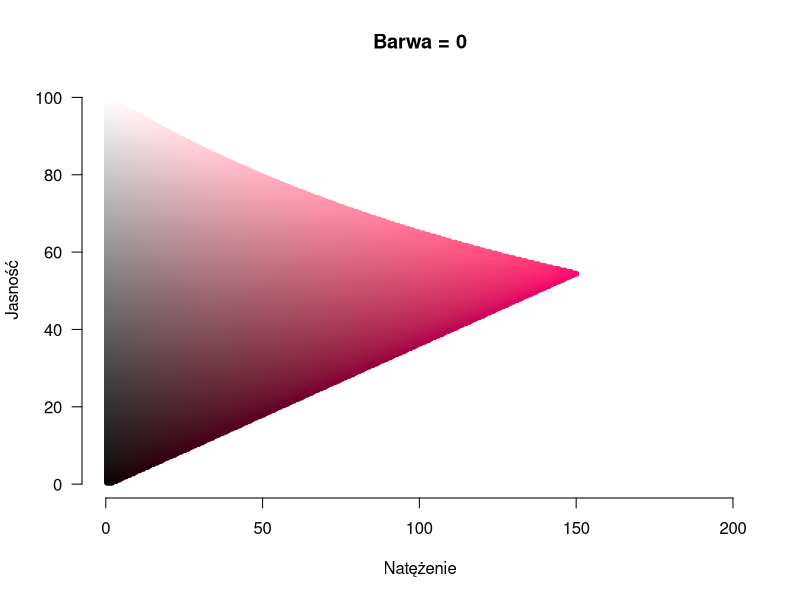
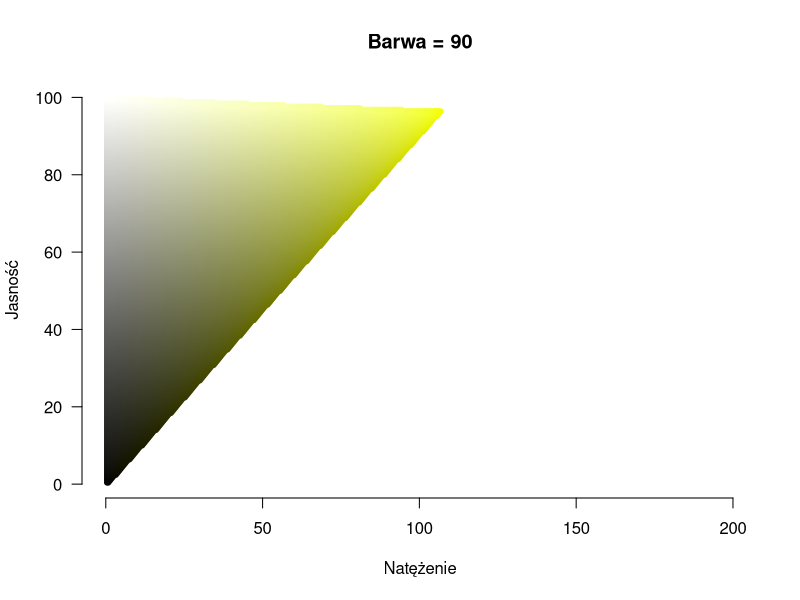
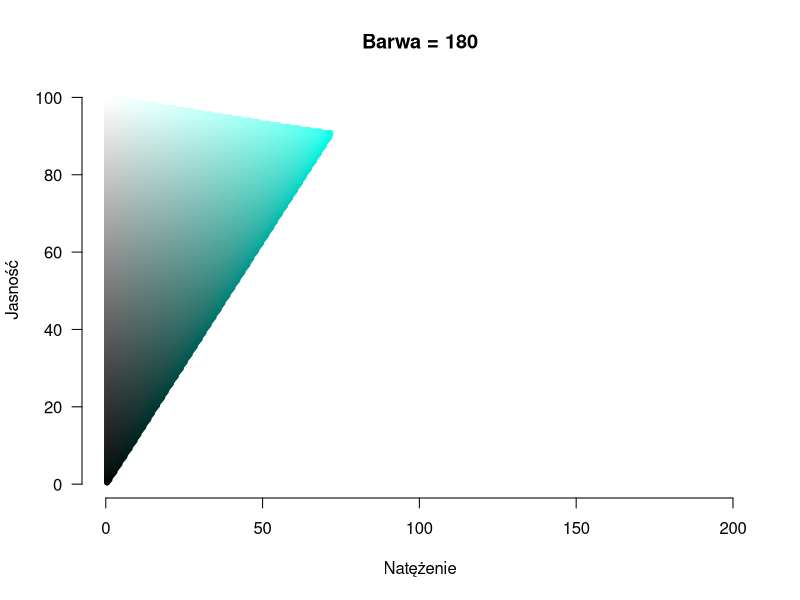
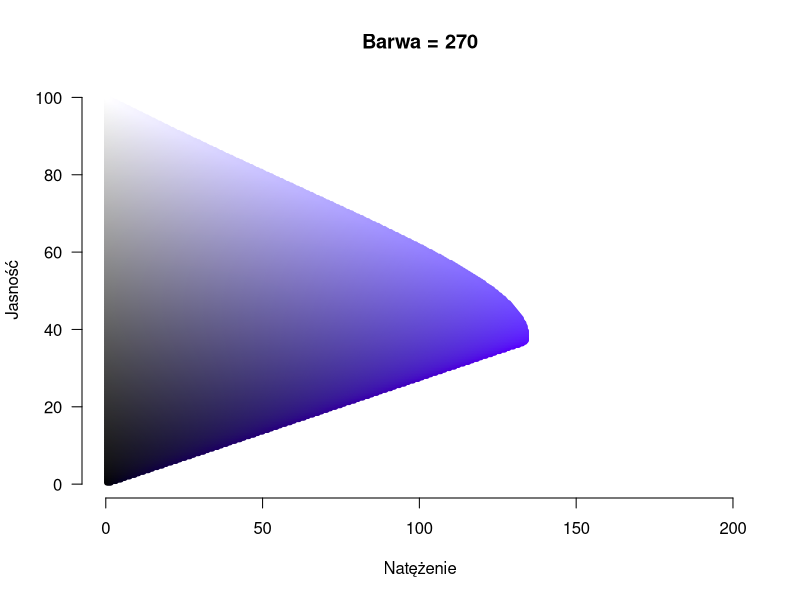
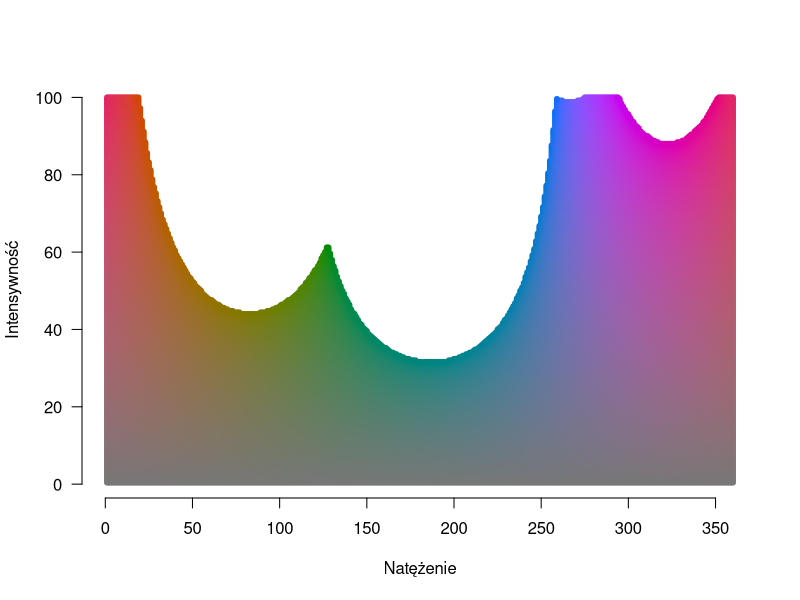
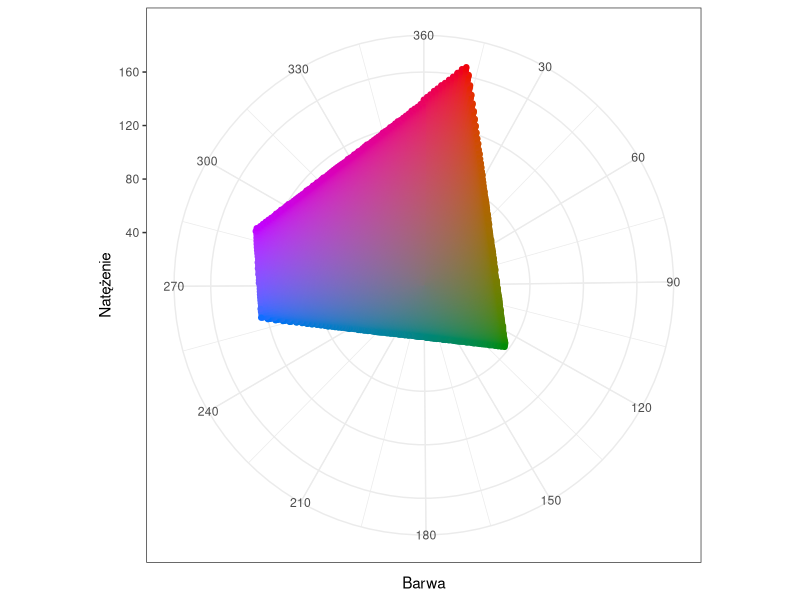

The R source for these figures, in order: (Note: this script raises an error after producing the figures.)
library(reshape2)
library(ggplot2)

mat <- matrix(0, 500, 250)
colnames(mat) <- 1:250
rownames(mat) <- 1:500
mmat <- melt(mat)[,1:2]

h = 0
kols <- apply(mmat, 1, function(x) hcl(h, x[1]/2.5, x[2]/2.5, fixup=FALSE))
plot(mmat[,1]/2.5, mmat[,2]/2.5, col=kols, pch=20, las=1, xlab="Natężenie", ylab="Jasność", bty="n", main="Barwa = 0")

h = 90
kols <- apply(mmat, 1, function(x) hcl(h, x[1]/2.5, x[2]/2.5, fixup=FALSE))
plot(mmat[,1]/2.5, mmat[,2]/2.5, col=kols, pch=20, las=1, xlab="Natężenie", ylab="Jasność", bty="n", main="Barwa = 90")

h = 180
kols <- apply(mmat, 1, function(x) hcl(h, x[1]/2.5, x[2]/2.5, fixup=FALSE))
plot(mmat[,1]/2.5, mmat[,2]/2.5, col=kols, pch=20, las=1, xlab="Natężenie", ylab="Jasność", bty="n", main="Barwa = 180")

h = 270
kols <- apply(mmat, 1, function(x) hcl(h, x[1]/2.5, x[2]/2.5, fixup=FALSE))
plot(mmat[,1]/2.5, mmat[,2]/2.5, col=kols, pch=20, las=1, xlab="Natężenie", ylab="Jasność", bty="n", main="Barwa = 270")


mat <- matrix(0, 360, 250)
colnames(mat) <- 1:250
rownames(mat) <- 1:360
mmat <- melt(mat)[,1:2]

kols <- apply(mmat, 1, function(x) hcl(x[1], x[2]/2, 50, fixup=FALSE))
plot(mmat[,1], mmat[,2]/2.5, col=kols, pch=20, las=1, xlab="Natężenie", ylab="Intensywność", bty="n", main="")

kols <- apply(mmat, 1, function(x) hcl(x[1], x[2]/1.5, 50, fixup=FALSE))
ggplot(aes(x=mmat[,1], y=mmat[,2]/1.5), data=mmat) + geom_point(color=I(kols)) + coord_polar() + theme_bw() + xlab("Barwa") + 
  ylab("Natężenie") + scale_x_continuous(breaks = seq(0,360,30))








mat <- matrix(0, 360, 250)
colnames(mat) <- 1:250
rownames(mat) <- 1:360
mmat <- melt(mat)[,1:2]

kols <- apply(mmat, 1, function(x) hcl(x[1], x[2]/1.5, 20, fixup=FALSE))
p1 <- ggplot(aes(x=mmat[,1], y=mmat[,2]/1.5), data=mmat) + geom_point(color=I(kols)) + coord_polar() + theme_bw() + xlab("Barwa") + 
  ylab("Natężenie") + scale_x_continuous(breaks = seq(0,360,30)) + ggtitle("Jasność = 20") 

kols <- apply(mmat, 1, function(x) hcl(x[1], x[2]/1.5, 50, fixup=FALSE))
p2 <- ggplot(aes(x=mmat[,1], y=mmat[,2]/1.5), data=mmat) + geom_point(color=I(kols)) + coord_polar() + theme_bw() + xlab("Barwa") + 
  ylab("Natężenie") + scale_x_continuous(breaks = seq(0,360,30)) + ggtitle("Jasność = 50") 

kols <- apply(mmat, 1, function(x) hcl(x[1], x[2]/1.5, 80, fixup=FALSE))
p3 <- ggplot(aes(x=mmat[,1], y=mmat[,2]/1.5), data=mmat) + geom_point(color=I(kols)) + coord_polar() + theme_bw() + xlab("Barwa") + 
  ylab("Natężenie") + scale_x_continuous(breaks = seq(0,360,30)) + ggtitle("Jasność = 80") 


mat <- matrix(0, 500, 250)
colnames(mat) <- 1:250
rownames(mat) <- 1:500
mmat2 <- melt(mat)[,1:2]

h = 10
kols <- apply(mmat2, 1, function(x) hcl(h, x[1]/2.5, x[2]/2.5, fixup=FALSE))
p4 <- ggplot(aes(x=mmat2[,1]/2.5, y=mmat2[,2]/2.5), data=mmat2) + geom_point(color=I(kols)) +
  xlab("Natężenie") + ylab("Jasność") + ggtitle("Barwa = 10") +  theme_bw() 

h = 130
kols <- apply(mmat2, 1, function(x) hcl(h, x[1]/2.5, x[2]/2.5, fixup=FALSE))
p5 <- ggplot(aes(x=mmat2[,1]/2.5, y=mmat2[,2]/2.5), data=mmat2) + geom_point(color=I(kols)) +
  xlab("Natężenie") + ylab("Jasność") + ggtitle("Barwa = 130") +  theme_bw() 

h = 260
kols <- apply(mmat2, 1, function(x) hcl(h, x[1]/2.5, x[2]/2.5, fixup=FALSE))
p6 <- ggplot(aes(x=mmat2[,1]/2.5, y=mmat2[,2]/2.5), data=mmat2) + geom_point(color=I(kols)) +
  xlab("Natężenie") + ylab("Jasność") + ggtitle("Barwa = 260") +  theme_bw() 


setwd("/Users/pbiecek/camtasia/GitHub/Eseje/Kolory/")

pdf("skalaHCL.pdf", 15, 10)
grid.newpage()
print(p1, vp=viewport(0.16,0.25,0.33, 0.5))
print(p2, vp=viewport(0.16+0.33,0.25,0.33, 0.5))
print(p3, vp=viewport(0.16+0.66,0.25,0.33, 0.5))

print(p4, vp=viewport(0.16,0.75,0.33, 0.5))
print(p5, vp=viewport(0.16+0.33,0.75,0.33, 0.5))
print(p6, vp=viewport(0.16+0.66,0.75,0.33, 0.5))
dev.off()


library(gridExtra)


png("skalaHCL.png", 1500, 1000)
grid.newpage()
print(p1, vp=viewport(0.16,0.25,0.33, 0.5))
print(p2, vp=viewport(0.16+0.33,0.25,0.33, 0.5))
print(p3, vp=viewport(0.16+0.66,0.25,0.33, 0.5))

print(p4, vp=viewport(0.16,0.75,0.33, 0.5))
print(p5, vp=viewport(0.16+0.33,0.75,0.33, 0.5))
print(p6, vp=viewport(0.16+0.66,0.75,0.33, 0.5))
dev.off()

